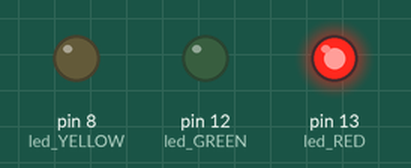
A sketch run on a simulated Arduino Uno, built with avr-gcc and run on an emulated ATmega328P. Shown: output pins drawn as LEDs (lit = HIGH).

Above: at 0.5 s.
At 2.5 s:
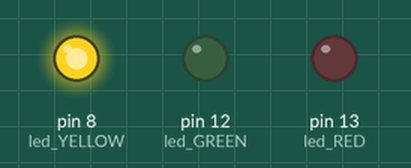
At 3.5 s:
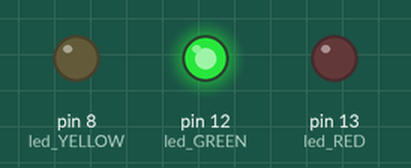
Timing chart, 0 to 5.2 s (numbered marks = the images above):
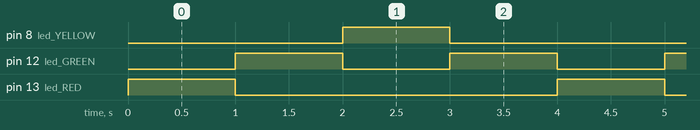

The sketch:

HW2.ino
```cpp
const int led_RED = 13;
const int led_GREEN = 12;
const int led_YELLOW = 8;

void setup() {

  pinMode(led_RED, OUTPUT);
  pinMode(led_GREEN, OUTPUT);
  pinMode(led_YELLOW, OUTPUT);

}

void loop() {

  digitalWrite(led_RED, HIGH);

  delay(1000);
  digitalWrite(led_RED, LOW);
  digitalWrite(led_GREEN, HIGH);

  delay(1000);
  digitalWrite(led_GREEN, LOW);
  digitalWrite(led_YELLOW, HIGH);

  delay(1000);
  digitalWrite(led_YELLOW, LOW);
  digitalWrite(led_GREEN, HIGH);

  delay(1000);
  digitalWrite(led_GREEN, LOW);

}
```

Measured:
- by itself, pin 8 (led_YELLOW), pin 13 (led_RED): alternates HIGH for 1.0 s and LOW for 3.0 s
- by itself, pin 12 (led_GREEN): alternates HIGH for 1.0 s and LOW for 1.0 s
- by itself, everything shown: repeats every 4.0 s, in 5 steps
